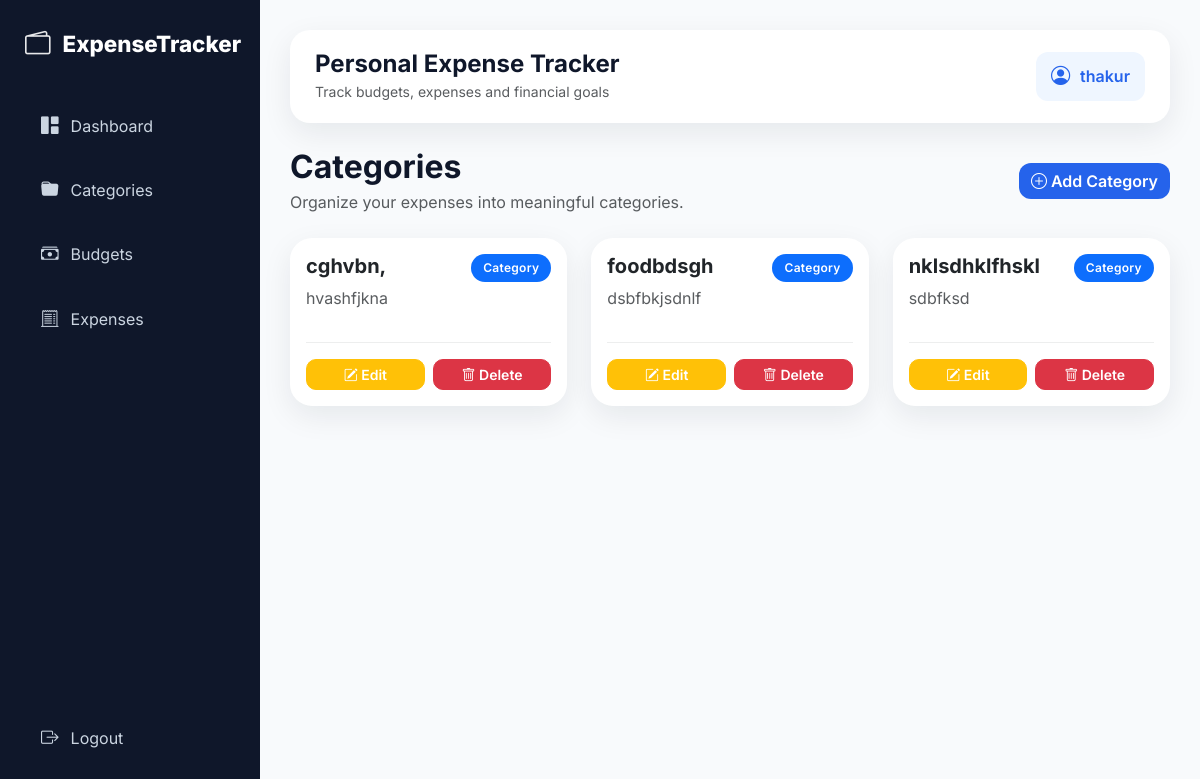
The page /categories/ (signed in) on the database its author committed.
### expenses/models.py (models this page shows, shortened)
class Category(models.Model):
    user = models.ForeignKey(settings.AUTH_USER_MODEL, on_delete=models.CASCADE, related_name="categories")
    name = models.CharField(max_length=120)
    description = models.TextField(blank=True)
    class Meta:
        unique_together = ("user", "name")
        ordering = ["name"]

### expenses/views.py (the view)
# urls.py: path("categories/", views.category_list, name="category_list"),
@login_required
def category_list(request):
    return render(request, "category/category_list.html", {"categories": Category.objects.filter(user=request.user)})

### templates/category/category_list.html (shortened to what this page needs)
{% extends "base.html" %}
{% block content %}
<div class="d-flex justify-content-between align-items-center mb-4">
    <div>
        <h2 class="fw-bold mb-1">
            Categories
        </h2>
        <p class="text-muted mb-0">
            Organize your expenses into meaningful categories.
        </p>
    </div>
    <a href="{% url 'category_create' %}"
       class="btn btn-primary">
        <i class="bi bi-plus-circle"></i>
        Add Category
    </a>
</div>
{% if categories %}
<div class="row g-4">
    {% for category in categories %}
    <div class="col-md-6 col-lg-4">
        <div class="card h-100">
            <div class="card-body">
                <div class="d-flex justify-content-between align-items-start">
                    <div>
                        <h5 class="fw-bold mb-2">
                            {{ category.name }}
                        </h5>
                        <p class="text-muted mb-3">
                            {{ category.description|default:"No description available." }}
                        </p>
                    </div>
                    <span class="badge bg-primary">
                        Category
                    </span>
                </div>
                <hr>
                <div class="d-flex gap-2">
                    <a href="{% url 'category_update' category.id %}"
                       class="btn btn-warning btn-sm">
                        <i class="bi bi-pencil-square"></i>
                        Edit
                    </a>
                    <a href="{% url 'category_delete' category.id %}"
                       class="btn btn-danger btn-sm">
                        <i class="bi bi-trash"></i>
                        Delete
                    </a>
                </div>
            </div>
        </div>
    </div>
    {% endfor %}
</div>
{% endif %}
{% endblock %}

### templates/base.html (shortened to what this page needs)
{% load static %}
<!DOCTYPE html>
<html lang="en">
<head>
    <link href="https://cdn.jsdelivr.net/npm/bootstrap@5.3.3/dist/css/bootstrap.min.css" rel="stylesheet">
    <link rel="stylesheet" href="https://cdn.jsdelivr.net/npm/bootstrap-icons@1.11.3/font/bootstrap-icons.css">
    <link rel="stylesheet" href="{% static 'css/style.css' %}">
</head>
<body>
{% if user.is_authenticated %}
<div class="app-layout">
    <aside class="sidebar">
        <div>
            <div class="logo">
                <i class="bi bi-wallet2"></i>
                <span>ExpenseTracker</span>
            </div>
            <div class="nav-section">
                <a href="{% url 'dashboard' %}" class="sidebar-link">
                    <i class="bi bi-grid-1x2-fill"></i>
                    <span>Dashboard</span>
                </a>
                <a href="{% url 'category_list' %}" class="sidebar-link">
                    <i class="bi bi-folder-fill"></i>
                    <span>Categories</span>
                </a>
                <a href="{% url 'budget_list' %}" class="sidebar-link">
                    <i class="bi bi-cash-stack"></i>
                    <span>Budgets</span>
                </a>
                <a href="{% url 'expense_list' %}" class="sidebar-link">
                    <i class="bi bi-receipt-cutoff"></i>
                    <span>Expenses</span>
                </a>
            </div>
        </div>
        <div class="sidebar-footer">
            <a href="{% url 'logout' %}" class="sidebar-link logout-link">
                <i class="bi bi-box-arrow-right"></i>
                <span>Logout</span>
            </a>
        </div>
    </aside>
    <main class="content">
        <div class="topbar">
            <div>
                <h4 class="mb-0 fw-bold">Personal Expense Tracker</h4>
                <small class="text-muted">Track budgets, expenses and financial goals</small>
            </div>
            <div class="user-badge">
                <i class="bi bi-person-circle"></i>
                <span>{{ user.username }}</span>
            </div>
        </div>
{% else %}
<main class="auth-content">
    {% include "partials/messages.html" %}
{% endif %}
{% block content %}{% endblock %}
{% if user.is_authenticated %}
    </main>
</div>
{% else %}
</main>
{% endif %}
</body>
</html>

### static/css/style.css (style rules this page uses)
:root { --primary: #2563eb; --primary-dark: #1d4ed8; --success: #22c55e; --warning: #f59e0b; --danger: #ef4444; --dark: #0f172a; --dark-light: #1e293b; --background: #f8fafc; --card-bg: #ffffff; --text: #0f172a; --muted: #64748b; --border: #e2e8f0; --shadow: 0 10px 30px rgba(15, 23, 42, 0.08); }
* { margin: 0; padding: 0; box-sizing: border-box; }
body { font-family: 'Inter', sans-serif; background: var(--background); color: var(--text); }
.app-layout { display: flex; min-height: 100vh; }
.sidebar { width: 260px; background: var(--dark); min-height: 100vh; position: fixed; left: 0; top: 0; padding: 25px; display: flex; flex-direction: column; justify-content: space-between; }
.logo { color: white; font-size: 1.4rem; font-weight: 800; display: flex; align-items: center; gap: 12px; margin-bottom: 35px; }
.logo i { font-size: 1.6rem; }
.nav-section { flex: 1; }
.sidebar-link { display: flex; align-items: center; gap: 12px; text-decoration: none; color: #cbd5e1; padding: 14px 16px; border-radius: 14px; margin-bottom: 10px; transition: all 0.3s ease; }
.sidebar-link i { font-size: 1.1rem; }
.content { margin-left: 260px; width: calc(100% - 260px); padding: 30px; }
.topbar { background: white; border-radius: 20px; padding: 20px 25px; margin-bottom: 25px; box-shadow: var(--shadow); display: flex; justify-content: space-between; align-items: center; }
.user-badge { display: flex; align-items: center; gap: 10px; background: #eff6ff; color: var(--primary); padding: 10px 15px; border-radius: 12px; font-weight: 600; }
.user-badge i { font-size: 1.2rem; }
.card { border: none !important; border-radius: 22px !important; background: var(--card-bg); box-shadow: var(--shadow); overflow: hidden; transition: all 0.3s ease; }
.btn { border-radius: 12px; font-weight: 600; }
.btn-primary { background: var(--primary); border: none; }
.btn-warning { color: white; }
.btn-sm { border-radius: 10px; }
.badge { padding: 8px 12px; border-radius: 999px; font-weight: 600; }
.card h5 { font-weight:700; }
.card .btn { flex:1; }
.card hr { opacity:.08; }
.bi-folder, .bi-wallet2, .bi-receipt-cutoff { opacity:.9; }
.badge { letter-spacing:.3px; }

### rows shown on the page
Category: name "cghvbn,", description "hvashfjkna"
Category: name "foodbdsgh", description "dsbfbkjsdnlf"
Category: name "nklsdhklfhskl", description "sdbfksd"

### other values the page prints
{{ user.username }} "thakur"
